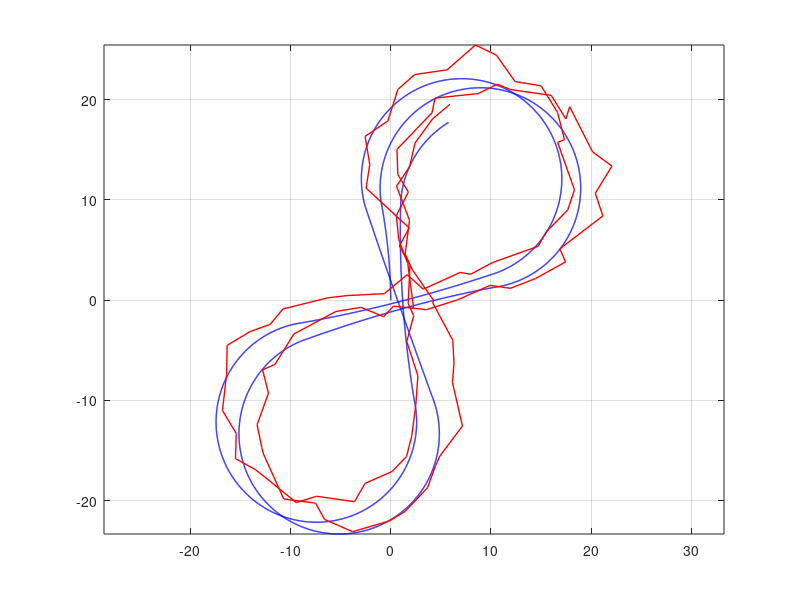
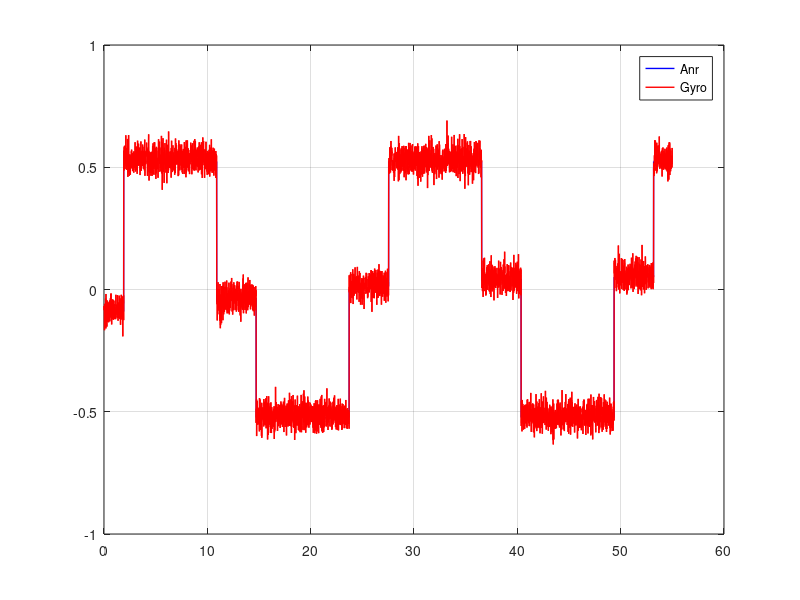
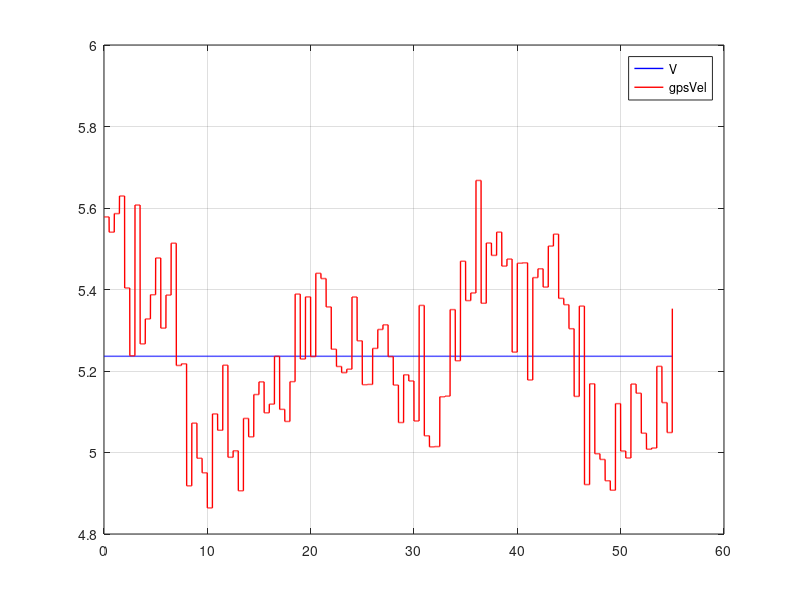
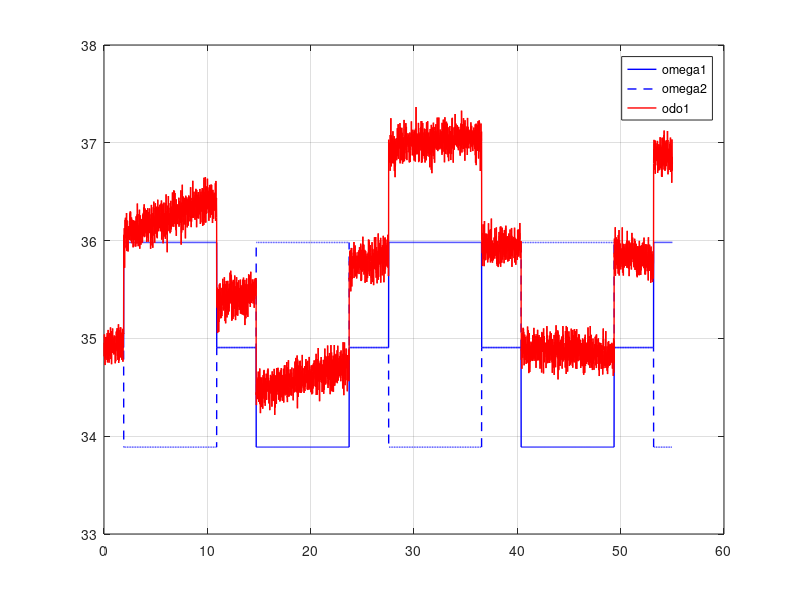

Write MATLAB code to recreate these figures, in order.
close all
clear
lf = 0.4;
lr = 0.4;
lw = 0.6;
a = 0.05; % nkr wheel scaling for drawing purpose
rw = 0.15;
dt = 0.01;
simTime = 55;
nSim = simTime / dt;


%% Arrays init
Time = zeros(nSim, 1);
% NKR params
V = zeros(nSim, 1);
Anr = zeros(nSim, 1);
Heading = zeros(nSim, 1);
X = zeros(nSim, 1);
Y = zeros(nSim, 1);
w = zeros(nSim, 4);
gamma = zeros(nSim, 2);
Betta = zeros(nSim, 4);
% Measurements
odo_w = zeros(nSim, 4);
gps_pos = zeros(nSim, 2);
gps_vel = zeros(nSim, 2);
gyro_anr = zeros(nSim, 1);
odo_gamma = zeros(nSim, 2);

odo_coords = zeros(nSim, 3);
% store navigation solution

V1 = zeros(nSim, 1);
V2 = zeros(nSim, 1);
V3 = zeros(nSim, 1);
V4 = zeros(nSim, 1);

trajPhase = 1;
trajConst = 1.91;
trajTimer = 1.91;

odoX = 0;
odoY = 0;
odoHeading = 0;


%% Measurement errors parameters
odometer_error = 0.03; % percent (max error)
odometer_noise = 0.1; % rad/sec
gps_pos_error = 2.0; % meters (max error)
gps_pos_noise = 0.75; % meters
gps_vel_error = 0.2; % m/s (max error)
gps_vel_noise = 0.1; % m/s
gyro_bias = normrnd(0, 0.1); % rad/s
gyro_noise = 2*pi/180; % rad/s
odo_gamma_noise = 0.002; % rad

%% Slipping parameters
slipping_period1 = 30;
slipping_period2 = 55;
slipping_amp1 = 0.02;
slipping_amp2 = -0.03;


%% Main cycle
for i = 1:nSim
    Time(i) = i * dt;
    V(i) = 5.236; % constant velocity
    %% Motion setup
    if Time(i) >= trajTimer
        trajPhase = trajPhase + 1;
        if rem(trajPhase, 2) == 0
            trajTimer = trajTimer + 9; % 9 seconds for rotation arc
        else
            trajTimer = trajTimer + 2*trajConst; % 3.82 seconds for straight line
        end
    end
    gamma_mean = 0;
    
    % slipping angles
    Betta(i,1) = slipping_amp1 * sin(Time(i)/slipping_period1);
    Betta(i,2) = slipping_amp2 * cos(Time(i)/slipping_period2);
    Betta(i,3) = slipping_amp2 * sin(Time(i)/slipping_period1);
    Betta(i,4) = slipping_amp1 * sin(Time(i)/slipping_period2);
    
    if rem(trajPhase, 2) ~= 0 % odd phase
        Anr(i) = 0;
        gamma(i,:) = [0, 0];
    else                        % even phase
        if rem(trajPhase, 4) == 2
%             Anr(i) = pi/6; % turn right on every 2nd phase
            % gamma_mean + (betta1 + betta2)/2 = atan(tanval)
            % tanval - tan((betta3 + betta4)/2) = tan(0.0799)
            % tanval = tan(gamma_mean + (betta1 + betta2)/2)
            tanval =  tan(0.0799) + tan((Betta(i,3) + Betta(i,4)) / 2);
            gamma_mean = atan(tanval) - (Betta(i,1) + Betta(i,2)) / 2;
%             gamma_mean = 0.0799 ;% will be equal to 0.5236 rad/s
            gamma(i,1) = gamma_mean - gamma_mean^2*lw/(lf+lr);
            gamma(i,2) = gamma_mean + gamma_mean^2*lw/(lf+lr);
        else
%             Anr(i) = -pi/6; % turn left on every 4th phase
            %gamma_mean = -0.0799; % will be equal to -0.5236 rad/s
            tanval =  tan(-0.0799) + tan((Betta(i,3) + Betta(i,4)) / 2);
            gamma_mean = atan(tanval) - (Betta(i,1) + Betta(i,2)) / 2;
            gamma(i,1) = gamma_mean - gamma_mean^2*lw/(lf+lr);
            gamma(i,2) = gamma_mean + gamma_mean^2*lw/(lf+lr);
        end
    end
    %% Wheels kinematics
    % Linear speed of each wheel
    V1(i) = V(i); V2(i) = V(i); V3(i) = V(i); V4(i) = V(i);
    A1 = 0; A2 = 0; A3 = 0; A4 = 0;
    

    Vxb = 0.25 * ( V(i)*cos(gamma(i,1) + Betta(i,1)) + V(i)*cos(gamma(i,2) + Betta(i,2)) + V(i)*cos(Betta(i,3)) + V(i)*cos(Betta(i,4)));
    Vyb = 0.25 * ( V(i)*sin(gamma(i,1) + Betta(i,1)) + V(i)*sin(gamma(i,2) + Betta(i,2)) + V(i)*sin(Betta(i,3)) + V(i)*sin(Betta(i,4)));
    B = atan(Vyb/Vxb);
    Anr(i) = V(i)*cos(B)*(tan(gamma_mean + 0.5*Betta(i,1) + 0.5*Betta(i,2)) - tan(0.5*Betta(i,3) + 0.5*Betta(i,4))) / (lf + lr);
    Rc = abs(V(i) / Anr(i));
    
    % If robot is turning - they differ
    if rem(trajPhase, 2) == 0
        V1(i) = abs(Anr(i)) * sqrt(lf^2 + ( Rc + lw/2 * sign(Anr(i)))^2);
        V2(i) = abs(Anr(i)) * sqrt(lf^2 + ( Rc - lw/2 * sign(Anr(i)))^2);
        V3(i) = abs(Anr(i)) * sqrt(lf^2 + ( Rc + lw/2 * sign(Anr(i)))^2);
        V4(i) = abs(Anr(i)) * sqrt(lf^2 + ( Rc - lw/2 * sign(Anr(i)))^2);
    end
    w(i,:) = [V1(i)/rw V2(i)/rw V3(i)/rw V4(i)/rw];

    %% True model parameters
    if i == 1
        X(i) = 0;
        Y(i) = 0;
        Heading(i) = 0;
    else
        Heading(i) = Heading(i-1) + Anr(i)*dt;
        X(i) = X(i-1) + V(i)*cos(Heading(i) + B)*dt;
        Y(i) = Y(i-1) + V(i)*sin(Heading(i) + B)*dt;
    end  

    %% Measurements model
    % Odometer errors
    odo_error1 = odometer_error * sin(Time(i)/25);
    odo_error2 = odometer_error * sin(Time(i)/18);
    odo_error3 = odometer_error * sin(Time(i)/11);
    odo_error4 = odometer_error * sin(Time(i)/8);
    odo_w(i,:) = [w(i,1) * (1 + odo_error1) + normrnd(0, odometer_noise),...
        w(i,2) * (1 + odo_error2) + normrnd(0, odometer_noise),...
        w(i,3) * (1 + odo_error3) + normrnd(0, odometer_noise),...
        w(i,4) * (1 + odo_error4) + normrnd(0, odometer_noise)];
    gamma_error = gamma_mean + normrnd(0, odo_gamma_noise);
    odo_gamma(i,1) = gamma_error - gamma_error^2*lw/(lf+lr);
    odo_gamma(i,2) = gamma_error + gamma_error^2*lw/(lf+lr);
    % GPS position errors
    if rem(i, 50) == 0 || i == 1
        gps_pos_errorX = gps_pos_error * sin(Time(i)/25);
        gps_pos_errorY = gps_pos_error * cos(Time(i)/35);
        gps_pos(i,:) = [X(i) + gps_pos_errorX + normrnd(0, gps_pos_noise),...
        Y(i) + gps_pos_errorY + normrnd(0, gps_pos_noise)];
        % GPS velocity errors
        gps_vel_errorX = gps_vel_error * cos(Time(i)/15);
        gps_vel_errorY = gps_vel_error * sin(Time(i)/8);
        gps_vel(i,:) = [V(i)*cos(Heading(i)) + gps_vel_errorX + normrnd(0, gps_vel_noise),...
        V(i)*sin(Heading(i)) + gps_vel_errorY + normrnd(0, gps_vel_noise)];
    else
        gps_pos(i,:) = gps_pos(i-1,:);
        gps_vel(i,:) = gps_vel(i-1,:);
    end
    % Gyroscope errors
    gyro_anr(i) = Anr(i) + gyro_bias + normrnd(0, gyro_noise);
    %% Baseline model

end



figure('Name', 'Robot trajectory');
plot(Y,X, 'b', 'LineWidth', 1.0)
axis equal
grid on
hold on
plot(gps_pos(:,2), gps_pos(:,1), 'r', 'LineWidth', 1.0)

figure('Name', 'Robot rotation velocity');
plot(Time, Anr, 'b', 'LineWidth', 1.0)
grid on
hold on
plot(Time, gyro_anr, 'r', 'LineWidth', 1.0)
legend Anr Gyro

figure('Name', 'Robot velocity');
plot(Time, V, 'b', 'LineWidth', 1.0)
grid on
hold on
plot(Time, sqrt(gps_vel(:,1).^2 + gps_vel(:,2).^2), 'r', 'LineWidth', 1.0)
legend V gpsVel

figure('Name', 'Encoder readings');
plot(Time, w(:,1), 'b', 'LineWidth', 1.0)
grid on
hold on
plot(Time, w(:,2), '--b', 'LineWidth', 1.0)
plot(Time, odo_w(:,1), 'r', 'LineWidth', 1.0)
legend omega1 omega2 odo1

figure('Name', 'Gamma readings');
plot(Time, gamma(:,1), 'b', 'LineWidth', 1.0)
grid on
hold on
plot(Time, gamma(:,2), 'r', 'LineWidth', 1.0)
plot(Time, odo_gamma(:,1), '--b', 'LineWidth', 1.0)
plot(Time, odo_gamma(:,2), '--r', 'LineWidth', 1.0)
legend gamma1 gamma2 odo1 odo2

clearvars -except odo_gamma Time odo_w gps_vel gps_pos gyro_anr X Y Heading Betta
